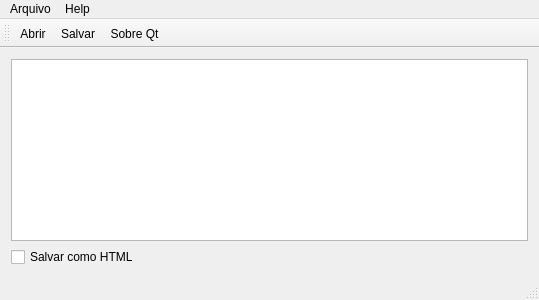
<?xml version="1.0" encoding="UTF-8"?>
<ui version="4.0">
 <class>MainWindow</class>
 <widget class="QMainWindow" name="MainWindow">
  <property name="geometry">
   <rect>
    <x>0</x>
    <y>0</y>
    <width>539</width>
    <height>300</height>
   </rect>
  </property>
  <property name="windowTitle">
   <string>Test QFileDialog</string>
  </property>
  <property name="windowIcon">
   <iconset resource="../rc/image.qrc">
    <normaloff>:/Image/br.png</normaloff>:/Image/br.png</iconset>
  </property>
  <widget class="QWidget" name="centralWidget">
   <layout class="QVBoxLayout" name="verticalLayout">
    <item>
     <widget class="QTextEdit" name="textEdit"/>
    </item>
    <item>
     <widget class="QCheckBox" name="checkBox">
      <property name="text">
       <string>Salvar como HTML</string>
      </property>
     </widget>
    </item>
   </layout>
  </widget>
  <widget class="QMenuBar" name="menuBar">
   <property name="geometry">
    <rect>
     <x>0</x>
     <y>0</y>
     <width>539</width>
     <height>21</height>
    </rect>
   </property>
   <widget class="QMenu" name="menuArquivo">
    <property name="title">
     <string>Arquivo</string>
    </property>
    <addaction name="action_Abrir"/>
    <addaction name="action_salvar"/>
   </widget>
   <widget class="QMenu" name="menuHelp">
    <property name="title">
     <string>Help</string>
    </property>
    <addaction name="action_Sobre_Qt"/>
   </widget>
   <addaction name="menuArquivo"/>
   <addaction name="menuHelp"/>
  </widget>
  <widget class="QToolBar" name="mainToolBar">
   <attribute name="toolBarArea">
    <enum>TopToolBarArea</enum>
   </attribute>
   <attribute name="toolBarBreak">
    <bool>false</bool>
   </attribute>
   <addaction name="action_Abrir"/>
   <addaction name="action_salvar"/>
   <addaction name="action_Sobre_Qt"/>
  </widget>
  <widget class="QStatusBar" name="statusBar"/>
  <action name="action_Abrir">
   <property name="icon">
    <iconset resource="../rc/image.qrc">
     <normaloff>:/Image/Door.ico</normaloff>:/Image/Door.ico</iconset>
   </property>
   <property name="text">
    <string>&amp;Abrir</string>
   </property>
  </action>
  <action name="action_salvar">
   <property name="icon">
    <iconset resource="../rc/image.qrc">
     <normaloff>:/Image/File.ico</normaloff>:/Image/File.ico</iconset>
   </property>
   <property name="text">
    <string>&amp;Salvar</string>
   </property>
  </action>
  <action name="action_Sobre_Qt">
   <property name="icon">
    <iconset resource="../rc/image.qrc">
     <normaloff>:/Image/Qt.ico</normaloff>:/Image/Qt.ico</iconset>
   </property>
   <property name="text">
    <string>&amp;Sobre Qt</string>
   </property>
  </action>
 </widget>
 <layoutdefault spacing="6" margin="11"/>
 <resources>
  <include location="../rc/image.qrc"/>
 </resources>
 <connections/>
</ui>
